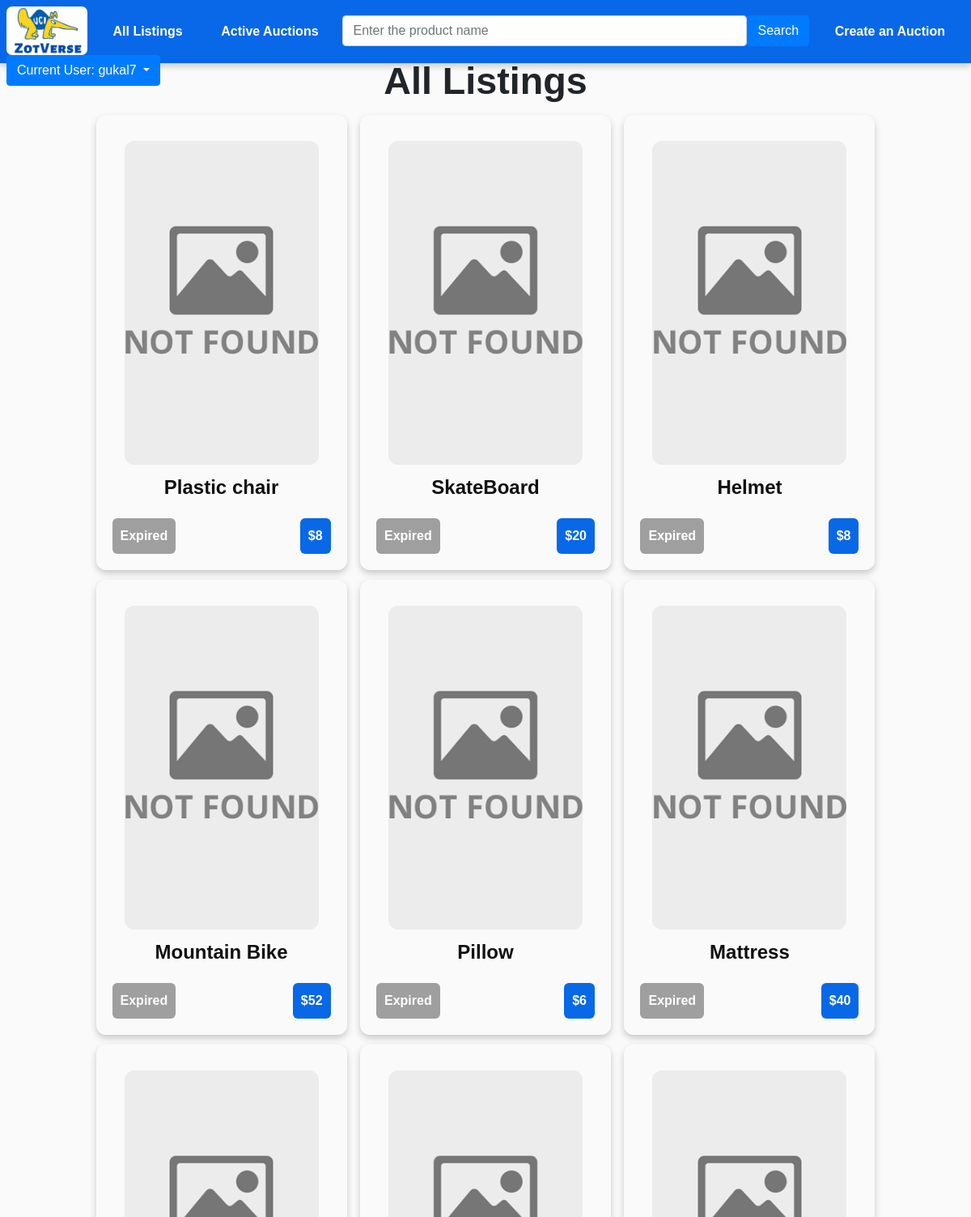
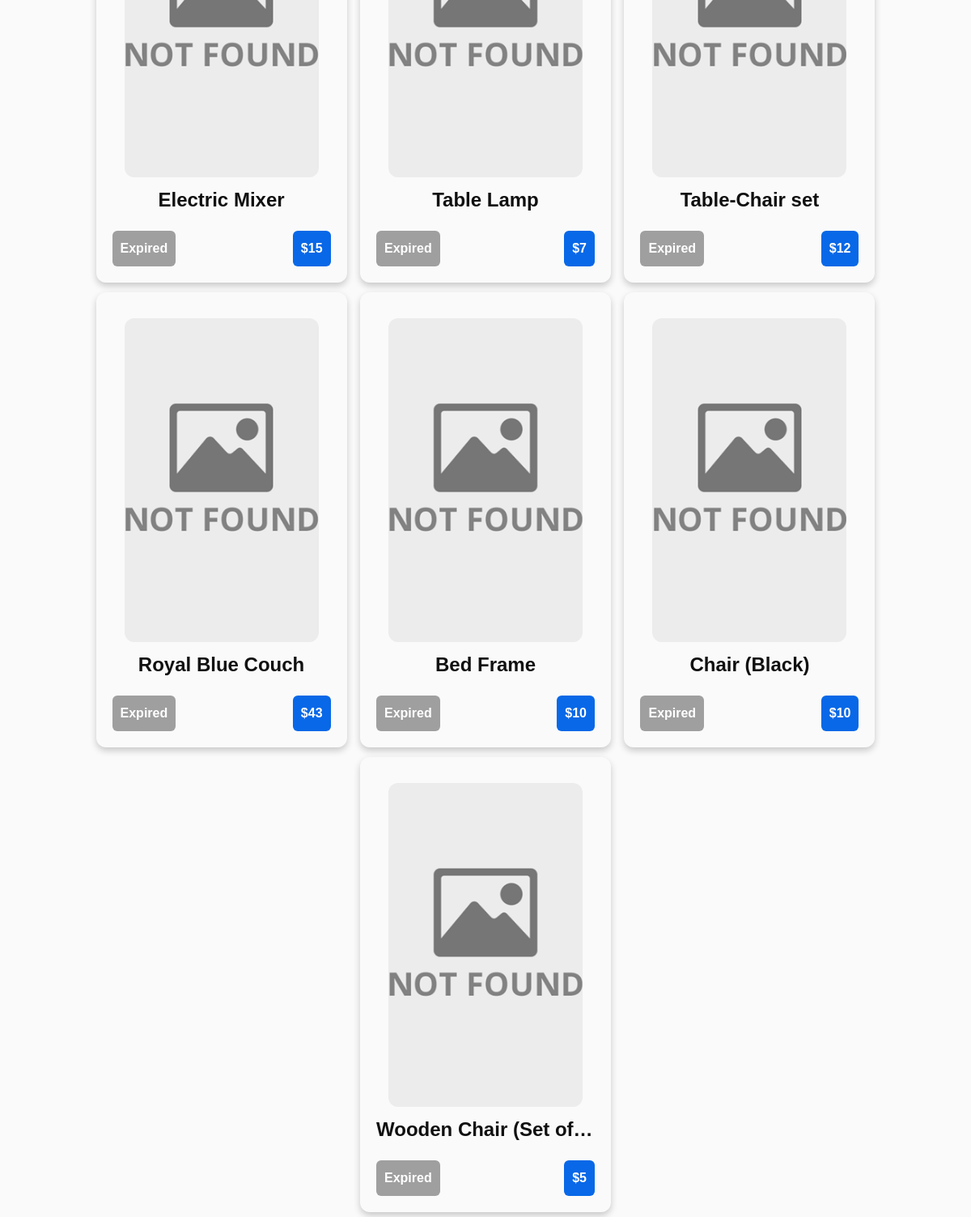
Screenshot of /auctions/ (signed in) with the database file from the repository (2 pictures, top to bottom).
### auctions/models.py (models this page shows, shortened)
class Auction(models.Model):
    author = models.ForeignKey(User, on_delete=models.CASCADE)
    title = models.CharField(max_length=300)
    desc = models.CharField(max_length=2000, blank=True)
    image = models.ImageField(upload_to='auction_images/', blank=True, default = 'auction_images/default/default.svg')
    min_value = models.IntegerField()
    date_added = models.DateTimeField()
    duration = models.FloatField(default=24)
    is_active = models.BooleanField(default=True)
    winner = models.ForeignKey(User, on_delete=models.SET("(deleted)"),
                               blank=True,
                               null=True,
                               related_name="auction_winner",
                               related_query_name="auction_winner")
    final_value = models.IntegerField(blank=True, null=True)
    def resolve(self):
        if self.is_active:
            if self.has_expired():
                highest_bid = Bid.objects.filter(auction=self).order_by('-amount').order_by('date').first()
                if highest_bid:
                    self.winner = highest_bid.bidder
                    self.final_value = highest_bid.amount
                self.is_active = False
                self.save()

### auctions/views.py (the view)
# urls.py: path('auctions/', include('auctions.urls')),
def auctions(request):
    auction_list = Auction.objects.order_by('-date_added')
    for a in auction_list:
        a.resolve()
    template = loader.get_template('auctions/index.html')
    context = {
        'title': "All Listings",
        'auction_list': auction_list,
    }
    return HttpResponse(template.render(context, request))

### auctions/templates/auctions/index.html
{% extends "base.html" %}
{% block content %}
<h1><b>{{ title }}</b></h1>
{% if auction_list %}
    <div class="wrapper">
    {% for auction in auction_list %}
        <a class="auction-card"  href="{% url 'auctions:detail' auction.id %}">
            <div class="container-fluid"><img class="auction_image_index" style="
                    max-width: 100%;margin-top: 5%;" src="{{ auction.image.url }}" onerror="this.onerror=null; this.src='/static/nofound.png'" alt=""></div>
            <div class="auction-card-title">{{ auction.title }}</div>
            {% if auction.is_active %}
                {% if auction.remaining_minutes < 2 %}
                    <div class="auction-card-urgent">Less than {{ auction.remaining_minutes }}</div>
                {% else %}
                    <div class="auction-card-active">Less than {{ auction.remaining_minutes }}</div>
                {% endif %}
            {% else %}
            <div class="auction-card-inactive">Expired</div>
            {% endif %}
            <div class="auction-card-value">${{ auction.min_value }}</div>
        </a>
    {% endfor %}
    </div>
{% else %}
    <h4>No auctions are available.</h4>
{% endif %}
{% endblock %}

### templates/base.html (shortened to what this page needs)
<!DOCTYPE html>
<html lang="en">
<head>
  <link rel="stylesheet" href="https://stackpath.bootstrapcdn.com/bootstrap/4.1.3/css/bootstrap.min.css">
  {% load static %}
  <link rel="stylesheet" href="{% static 'css/style.css' %}">
  <link rel="stylesheet" href="{% static 'font-awesome-4.7.0/css/font-awesome.css' %}">
  <link rel="stylesheet" href="https://cdn.jsdelivr.net/npm/@fortawesome/fontawesome-free@5.15.4/css/fontawesome.min.css">
</head>
<body>
      {% block sidebar %}
        <ul class="navbar navbar-custom" style="overflow:visible">
          <li class="auction-rush-button">
            <a class="navbar-link" href="{% url 'about' %}">
              <img src="/static/ZotVerse_logo.jpeg" alt="Peter" style="width: 100px; height: 60px; border-radius: 7px;">
            </a>
        </li>
          <li class="navbar-item"><a class="navbar-link" href="{% url 'auctions:auctions' %}">All Listings</a></li>
          <li class="navbar-item"><a class="navbar-link" href="{% url 'index' %}"">Active Auctions</a></li>
          <li class="navbar-item">
          <div class="input-group">
            <div class="form-outline">
              <form method="post" action="/auctions/search" >
              <input name = "search_keyword" type="search" placeholder="Enter the product name" class="form-control" />
            </div>
            <button type="submit" class="btn btn-primary">
              <span>Search</span>
            </button>
          </div>
          </li>
          {% if user.is_authenticated %}
          <li class="create-auction-button"><a class="navbar-link" href="{% url 'auctions:create' %}">Create an Auction</a> </li>
          {% endif %}
          {% if user.is_authenticated %}
            <div class="dropdown mr-5" style="z-index:100 !important">
              <button class="btn btn-primary dropdown-toggle" type="button" id="dropdownMenuButton" data-toggle="dropdown" aria-haspopup="true" aria-expanded="false">
                Current User: <span class="">{{ user.get_username }}</span>
              </button>
            </div>
            {% else %}
            <li class="navbar-item-right"><a class="navbar-link" href="{% url 'login' %}?next={% url 'index' %}">Login</a></li>
            <li class="navbar-item-right"><a class="navbar-link" href="{% url 'register' %}?next={{request.path}}">Register</a></li>
          {% endif %}
        </ul>
     {% endblock %}
      <div class="main-content">{% block content %}{% endblock %}</div>
</body>
</html>

### static/css/style.css (style rules this page uses)
:root { --background: #FFFFFF; --color0: #F1F1F1; --color1: #ED665B; --color2: #39B8A5; --color3: #F98F3D; --color4: #1972E7; --color5: #AE5BF6; --color6: #4DCCE5; --color7: #101010; --color8: #9F9F9F; --color9: #ED3D2E; --color10: #16B8A0; --color11: #F97916; --color12: #0868E7; --color13: #9422F6; --color14: #10C2E5; --color15: #656565; --color16: #ffff00; --main-bg: #FAFAFA; --navbar-bg: #2A2A2A; --light-green: #C8F9E3; --navbar-bg-hover: #3A3A3A; --shadow: 0 4px 8px 0 rgba(0,0,0,0.2); --strong-shadow: 0 4px 8px 0 rgba(0,0,0,0.5); }
body { background: var(--main-bg); }
* { font-family: sans-serif !important; }
h1 { text-align: center; font-size: 35pt; }
.main-content { margin-top: 6%; }
li a { color: var(--color2); }
.navbar-item { float: left; transition: .3s; width: auto; font-weight: bold; }
.form-outline { width: 500px; font-weight: bold; }
.navbar-item .navbar-link { display: block; width: auto; height: 55px; border-radius: 30% / 10%; color: white; text-align: center; text-indent: .1em; color: var(--background); text-align: center; padding: 16px; text-decoration: none; transition: .3s; font-weight: bold; }
.create-auction-button { width: auto; height: 55px; border-radius: 30% / 10%; color: white; text-align: center; text-indent: .1em; float: left; transition: .3s; font-weight: bold; }
.create-auction-button .navbar-link { display: block; color: var(--background); width: auto; height: 55px; border-radius: 30% / 10%; color: white; text-align: center; text-indent: .1em; padding: 16px; text-decoration: none; transition: .3s; color:white; font-weight: bold; }
.auction-rush-button .navbar-link { background-color: white; text-decoration: none; transition: .3s; font-weight: bold; }
.auction-rush-button { float: left; transition: .3s; font-weight: bold; }
.wrapper { margin: 0 auto; text-align: center; }
.auction_image_index { margin-top: -15px; margin-left: -20px; margin-right: -20px; border-top-left-radius: 12px; border-top-right-radius: 12px; width:300px; height:400px; object-fit: cover; margin-bottom: 10px; border-radius: 12px; }
.auction-card { box-shadow: var(--shadow); display: inline-block; flex: 1 0 21%; border-radius: 12px; padding: 20px; margin: 6px; width: 310px; text-decoration: none; color: var(--color7); }
.auction-card-title { font-weight: bold; color: var(--color7); font-size: x-large; text-align: center; text-overflow: ellipsis; white-space: nowrap; overflow: hidden; margin-bottom: 20px; }
.auction-card-value { font-weight: bold; color: var(--background); background: var(--color12); padding: 10px; border-radius: 6px; float: right; }
.auction-card-inactive { font-weight: bold; color: var(--background); background: var(--color8); padding: 10px; border-radius: 6px; float: left; }
.navbar-custom { list-style-type: none; position: absolute; top: 0; left: 0; margin: 0; padding: 5 px !important; width: 100%; overflow: hidden; background-color: var(--color12); box-shadow: var(--shadow); height: 78px; overflow: auto; white-space: nowrap; padding-left: 8px; }

### rows the page displays
Auction: title "Plastic chair", is_active "Expired", min_value "8"
Auction: title "SkateBoard", is_active "Expired", min_value "20"
Auction: title "Helmet", is_active "Expired", min_value "8"
Auction: title "Mountain Bike", is_active "Expired", min_value "52"
Auction: title "Pillow", is_active "Expired", min_value "6"
Auction: title "Mattress", is_active "Expired", min_value "40"
Auction: title "Electric Mixer", is_active "Expired", min_value "15"
Auction: title "Table Lamp", is_active "Expired", min_value "7"
Auction: title "Table-Chair set", is_active "Expired", min_value "12"
Auction: title "Royal Blue Couch", is_active "Expired", min_value "43"
Auction: title "Bed Frame", is_active "Expired", min_value "10"
Auction: title "Chair (Black)", is_active "Expired", min_value "10"
Auction: title "Wooden Chair (Set of…", is_active "Expired", min_value "5"

### other values shown
{{ user.get_username }} "gukal7"
{{ title }} "All Listings"
